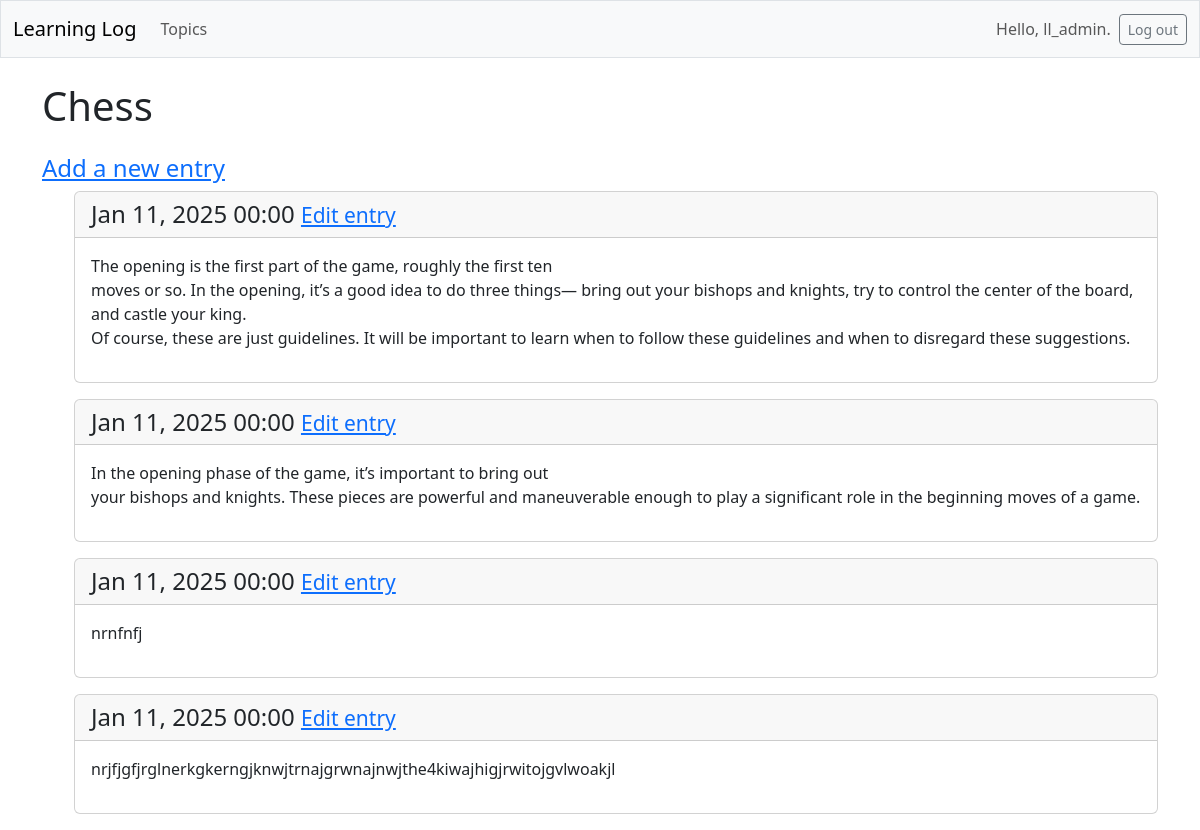
The app's page /topics/1/ (signed in), older data.
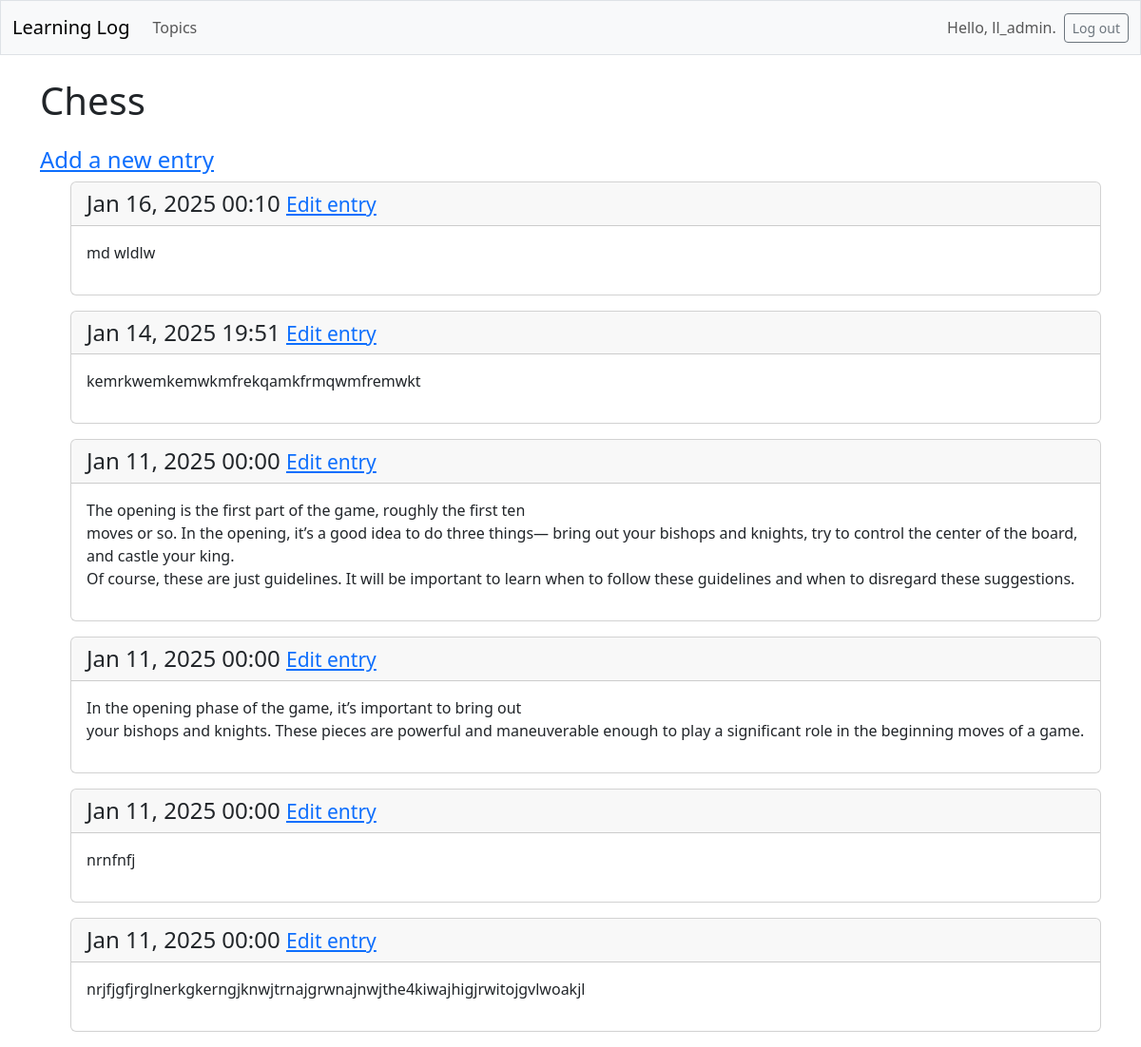
The same page, newer data.
### learning_logs/models.py (models this page shows, shortened)
class Topic(models.Model):
    text = models.CharField(max_length=200)
    date_added = models.DateField(auto_now_add=True)
    owner = models.ForeignKey(User, on_delete=models.CASCADE)

class Entry(models.Model):
    topic = models.ForeignKey(Topic, on_delete=models.CASCADE)
    text = models.TextField()
    date_added = models.DateTimeField(auto_now_add=True)
    class Meta:
        verbose_name_plural = 'entries'

### learning_logs/views.py (the view)
# urls.py: path('topics/<int:topic_id>/', views.topic, name='topic'),
@login_required
def topic(request, topic_id):
    topic = Topic.objects.get(id=topic_id)
    if topic.owner != request.user:
        raise Http404
    entries = topic.entry_set.order_by('-date_added')
    context = {'topic' : topic, 'entries' : entries}
    return render(request, 'learning_logs/topic.html', context)

### learning_logs/templates/learning_logs/topic.html
{% extends 'learning_logs/base.html' %}
{% block page_header %}
<h1>{{ topic.text }}</h1>
{% endblock page_header %}
{% block content %}
  <h4>
    <a href="{% url 'learning_logs:new_entry' topic.id %}">Add a new entry</a>
  </h4>
  <ul>
      {% for entry in entries %}
      <div class="card mb-3">
        <h4 class="card-header">
        {{ entry.date_added|date:'M d, Y H:i' }}
        <small><a href="{% url 'learning_logs:edit_entry' entry.id %}">
        Edit entry</a></small>
        </h4>
        <div class="card-body">{{ entry.text|linebreaks }}</div>
        </div>
      {% empty %}
        <p>There are no entries for this topic yet.</p>
      {% endfor %}
  </ul>
{% endblock content %}

### learning_logs/templates/learning_logs/base.html (shortened to what this page needs)
<!doctype html>
<html lang="en">
<head>
{% load django_bootstrap5 %}
{% bootstrap_css %}
</head>
<body>
    <nav class="navbar navbar-expand-md navbar-light bg-light mb-4 border">
        <div class="container-fluid">
            <a class="navbar-brand" href="{% url 'learning_logs:index' %}">Learning Log</a>
            <div class="collapse navbar-collapse" id="navbarCollapse">
                <ul class="navbar-nav me-auto mb-2 mb-md-0">
                    <li class="nav-item">
                        <a class="nav-link" href="{% url 'learning_logs:topics' %}">Topics</a>
                    </li>
                </ul>
                <ul class="navbar-nav ms-auto mb-2 mb-md-0">
                    {% if user.is_authenticated %}
                      <li class="nav-item">
                        <span class="navbar-text me-2">Hello, {{ user.username }}.
                            </span></li>
                    {% endif %}
                </ul>
                {% if user.is_authenticated %}
                    <form action="{% url 'accounts:logout' %}" method='post'>
                        <button name='submit' class='btn btn-outline-secondary btn-sm'>
                            Log out</button>
                    </form>
                {% endif %}
            </div>
        </div>
    </nav>
    <main class="container">
        <div class="pb-2 mb-2">
            {% block page_header %}{% endblock page_header %}
        </div>
        <div>
            {% block content %}{% endblock content %}
        </div>
    </main>
</body>
</html>

Row changes from the older to the newer data that the page shows:
added Entry: date_added "Jan 16, 2025 00:10", text "md wldlw"
added Entry: date_added "Jan 14, 2025 19:51", text "kemrkwemkemwkmfrekqamkfrmqwmfremwkt"
